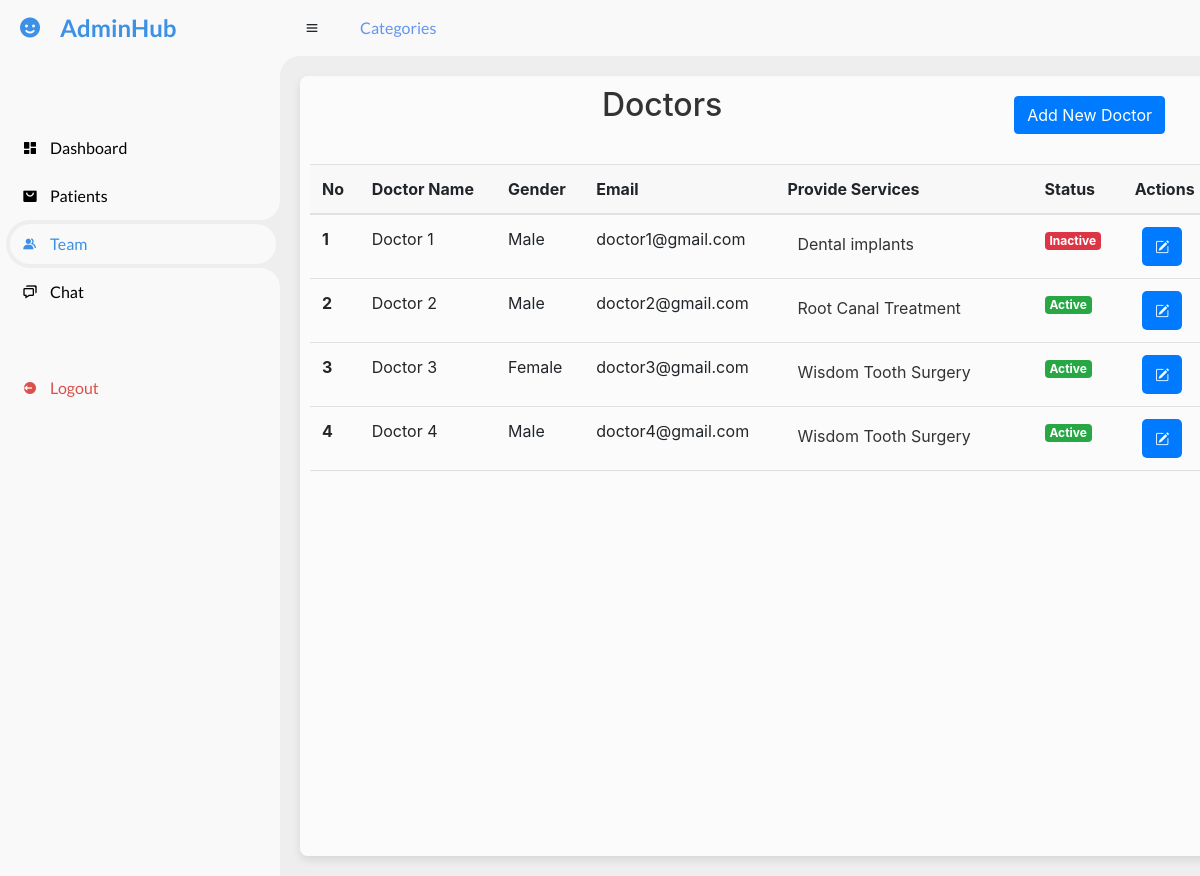
Screenshot of /Admin/adminDashDoctors.php with the database file from the repository.
### tables this page shows
CREATE TABLE `user` (
  `id` int(11) NOT NULL,
  `email` varchar(255) NOT NULL,
  `fullname` varchar(255) NOT NULL,
  `gender` varchar(11) NOT NULL,
  `status` int(11) NOT NULL,
  `created_at` timestamp NOT NULL DEFAULT current_timestamp(),
  `role` enum('doctor','admin') NOT NULL
);

### Admin/adminDashDoctors.php (the view, shortened to what this page needs)
<?php
include("../inc/dbCon.php");
?>
<!DOCTYPE html>
<html lang="en">
    <head>
        <link rel="stylesheet" href="https://cdnjs.cloudflare.com/ajax/libs/font-awesome/5.15.4/css/all.min.css">
        <link href='https://unpkg.com/boxicons@2.0.9/css/boxicons.min.css' rel='stylesheet'>
        <link rel="stylesheet" href="https://stackpath.bootstrapcdn.com/bootstrap/4.5.2/css/bootstrap.min.css">
        <link rel="stylesheet" href="https://cdn.jsdelivr.net/npm/bootstrap-icons@1.5.0/font/bootstrap-icons.css">
        <link rel="stylesheet" type="text/css" href="https://cdn.datatables.net/r/dt/jq-2.1.4,jszip-2.5.0,pdfmake-0.1.18,dt-1.10.9,af-2.0.0,b-1.0.3,b-colvis-1.0.3,b-html5-1.0.3,b-print-1.0.3,se-1.0.1/datatables.min.css"/>
        <link rel="stylesheet" href="../css/dashboard.css">
    </head>
    <body>
        <section id="sidebar">
            <div class="brand">
                <i class='bx bxs-smile'></i>
                <span class="text">AdminHub</span>
            </div>
            <ul class="side-menu top">
                <li>
                    <a href="../Admin/adminDashboard.php">
                        <i class='bx bxs-dashboard' ></i>
                        <span class="text">Dashboard</span>
                    </a>
                </li>
                <li>
                    <a href="../Admin/adminDashPatients.php">
                        <i class='bx bxs-shopping-bag-alt' ></i>
                        <span class="text">Patients</span>
                    </a>
                </li>
                <li class="active">
                    <a href="../Admin/adminDashDoctors.php">
                        <i class='bx bxs-group' ></i>
                        <span class="text">Team</span>
                    </a>
                </li>
                <li>
                    <a href="../Admin/Admin-chat-message.php">
                        <i class='bx bx-chat' ></i>
                        <span class="text">Chat</span>
                    </a>
                </li>
            </ul>
            <ul class="side-menu">
                <li>
                    <a href="../logoutExec.php" class="logout">
                        <i class='bx bxs-log-out-circle' ></i>
                        <span class="text">Logout</span>
                    </a>
                </li>
            </ul>
        </section>
        <section id="content">
            <nav>
                <i class='bx bx-menu' ></i>
                <a href="#" class="nav-link">Categories</a>
            </nav>
            <div class="background-cover">
                <div class="container">
                    <div style="display: flex; justify-content: space-between; align-items: center; margin-bottom: 20px;">
                        <h2 style="flex: 1; text-align: center;">Doctors</h2>
                        <button type="button" class="btn btn-primary" data-bs-toggle="modal" data-bs-target="#createModal" style="margin-right: 5%;">Add New Doctor</button>
                    </div>
                    <table class="table">
                        <thead>
                            <tr>
                                <th>No</th>
                                <th>Doctor Name</th>
                                <th>Gender</th>
                                <th>Email</th>
                                <th>Provide Services</th>
                                <th>Status</th>
                                <th class="actions">Actions</th>
                            </tr>
                        </thead>
                        <tbody id="doctor-table-body">
                            <?php
                                $query = "SELECT u.id AS user_id, u.fullname AS doctor_name, u.email, u.gender, u.status
                                        FROM user u
                                        WHERE u.role = 'doctor'";
                                $result = $db->query($query);
                                if ($result) {
                                    $no = 1;
                                    while ($doctor = $result->fetch_assoc()) {
                                        $doctorId = $doctor['user_id'];
                                        $doctorName = $doctor['doctor_name'];
                                        $doctorEmail = $doctor['email'];
                                        $doctorGender = $doctor['gender'];
                                        $doctorStatus = $doctor['status'] == 0 ? 'Active' : 'Inactive';
                                        $statusClass = $doctor['status'] == 0 ? 'badge bg-success' : 'badge bg-danger';
                                        $serviceQuery = "SELECT service_name FROM services WHERE user_id = $doctorId";
                                        $serviceResult = $db->query($serviceQuery);
                                        $services = [];
                                        while ($serviceRow = $serviceResult->fetch_assoc()) {
                                            $services[] = $serviceRow['service_name'];
                                        }
                            ?>
                            <tr class="table_row">
                                <th scope="row"><?= $no++ ?></th>
                                <td><?= $doctorName ?></td>
                                <td><?= $doctorGender ?></td>
                                <td><?= $doctorEmail ?></td>
                                <td>
                                    <select class="form-select">
                                        <?php foreach ($services as $service) { ?>
                                            <option><?= $service ?></option>
                                        <?php } ?>
                                    </select>
                                </td>
                                <td><span class="<?= $statusClass ?> text-white"><?= $doctorStatus ?></span></td>
                                <td class="actions">
                                    <a href="#" class="btn btn-edit" data-bs-toggle="modal"
                                    data-bs-target="#editDoctorModal"
                                    data-id="<?= $doctorId ?>"
                                    data-name="<?= $doctorName ?>"
                                    data-email="<?= $doctorEmail ?>"
                                    data-gender="<?= $doctorGender ?>"
                                    data-status="<?= $doctor['status'] ?>">
                                    <i class="bi bi-pencil-square"></i>
                                    </a>
                                </td>
                            </tr>
                            <?php
                                    }
                                }
                            ?>
                        </tbody>
                    </table>
                </div>
            </div>
        </section>
    </body>
</html>

### css/dashboard.css (style rules this page uses)
* { margin: 0; padding: 0; box-sizing: border-box; }
a { text-decoration: none; }
li { list-style: none; }
:root { --poppins: 'Poppins', sans-serif; --lato: 'Lato', sans-serif; --light: #F9F9F9; --blue: #3C91E6; --light-blue: #CFE8FF; --grey: #eee; --red: #DB504A; --yellow: #FFCE26; --light-yellow: #FFF2C6; --orange: #FD7238; --light-orange: #FFE0D3; }
html { overflow-x: hidden; }
body { background: var(--grey); overflow-x: hidden; }
#sidebar { position: fixed; top: 0; left: 0; width: 280px; height: 100%; background: var(--light); z-index: 2000; font-family: var(--lato); transition: .3s ease; overflow-x: hidden; scrollbar-width: none; }
#sidebar .brand { font-size: 24px; font-weight: 700; height: 56px; display: flex; align-items: center; color: var(--blue); position: sticky; top: 0; left: 0; background: var(--light); z-index: 500; padding-bottom: 20px; box-sizing: content-box; }
#sidebar .brand .bx { min-width: 60px; display: flex; justify-content: center; }
#sidebar .side-menu { width: 100%; margin-top: 48px; }
#sidebar .side-menu li { height: 48px; background: transparent; margin-left: 6px; border-radius: 48px 0 0 48px; padding: 4px; }
#sidebar .side-menu li.active { background: var(--grey); position: relative; }
#sidebar .side-menu li.active::before { content: ''; position: absolute; width: 40px; height: 40px; border-radius: 50%; top: -40px; right: 0; box-shadow: 20px 20px 0 var(--grey); z-index: -1; }
#sidebar .side-menu li.active::after { content: ''; position: absolute; width: 40px; height: 40px; border-radius: 50%; bottom: -40px; right: 0; box-shadow: 20px -20px 0 var(--grey); z-index: -1; }
#sidebar .side-menu li a { width: 100%; height: 100%; background: var(--light); display: flex; align-items: center; border-radius: 48px; font-size: 16px; white-space: nowrap; overflow-x: hidden; color:black; }
#sidebar .side-menu.top li.active a { color: var(--blue); }
#sidebar .side-menu li a.logout { color: var(--red); }
#sidebar .side-menu li a .bx { min-width: calc(60px - ((4px + 6px) * 2)); display: flex; justify-content: center; }
#content { position: relative; width: calc(100% - 280px); left: 280px; transition: .3s ease; }
#content nav { height: 56px; background: var(--light); padding: 0 24px; display: flex; align-items: center; grid-gap: 24px; font-family: var(--lato); position: sticky; top: 0; left: 0; z-index: 1000; }
#content nav::before { content: ''; position: absolute; width: 40px; height: 40px; bottom: -40px; left: 0; border-radius: 50%; box-shadow: -20px -20px 0 var(--light); }
#content nav .bx.bx-menu { cursor: pointer; }
#content nav .nav-link { font-size: 16px; transition: .3s ease; color: cornflowerblue; }

### Admin/adminDashDoctors.php (style rules this page uses)
#content { position: relative; width: calc(100% - 280px); left: 280px; transition: .3s ease; }
.container { margin: 20px; padding: 10px; background-color: rgba(255, 255, 255, 0.8); box-shadow: 0 4px 8px rgba(0, 0, 0, 0.1); border-radius: 8px; max-width: 100%; height: 780px; overflow-y: auto; }
h2 { text-align: center; margin-bottom: 20px; color: #333; }
table { width: 100%; border-collapse: collapse; margin-top: 20px; }
table thead { background-color: #f8f8f8; }
table thead th { padding: 10px; text-align: left; border-bottom: 1px solid #ddd; font-size: 16px; }
table tbody tr { border-bottom: 1px solid #ddd; }
table tbody td { font-size: 16px; line-height: 1.5; }
.form-select { border: none; background: transparent; font-size: 16px; color: #333; appearance: none; padding: 5px 10px; cursor: pointer; }
.form-select option { color: #333; }
.form-select { border: none; background: transparent; font-size: 16px; color: #333; appearance: none; padding: 5px 30px 5px 10px; cursor: pointer; }
.actions { text-align: center; }
.actions a { text-decoration: none; padding: 8px 12px; color: #fff; border-radius: 5px; margin-right: 5px; font-size: 14px; transition: background-color 0.3s, transform 0.2s; }
.actions a.btn-edit { background-color: #007bff; }

### rows the page displays
user: fullname "Doctor 1", gender "Male", email "doctor1@gmail.com", status "Inactive"
user: fullname "Doctor 2", gender "Male", email "doctor2@gmail.com", status "Active"
user: fullname "Doctor 3", gender "Female", email "doctor3@gmail.com", status "Active"
user: fullname "Doctor 4", gender "Male", email "doctor4@gmail.com", status "Active"

### other values shown
form field value "Dental implants"
form field value "Root Canal Treatment"
form field value "Wisdom Tooth Surgery"
